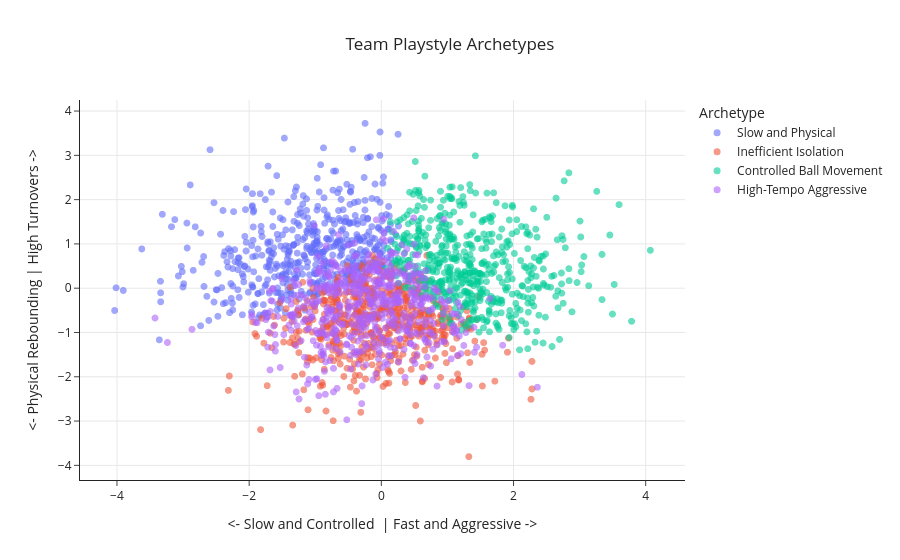

The notebook cell this image was saved under:
### Code cell
plot_archetypes(rank,x_col='p_style_x',y_col='p_style_y',color_col='playstyle_arch_name',hover_cols=['teamMarket','competitionName'],x_title='<- Slow and Controlled  | Fast and Aggressive ->',y_title='<- Physical Rebounding | High Turnovers ->',title='Team Playstyle Archetypes')

### Figure 1 — Plotly figure (JSON) as saved in the notebook; plotly's stock layout.template omitted (floating-point values rounded to 4 significant figures; data arrays with more than 128 entries replaced by an {"elided": "..."} marker saying what was removed)
{"data": [{"customdata": {"elided": "512x2 str values"}, "hovertemplate": "playstyle_arch_name=Slow and Physical<br>p_style_x=%{x}<br>p_style_y=%{y}<br>teamMarket=%{customdata[0]}<br>competitionName=%{customdata[1]}<extra></extra>", "legendgroup": "Slow and Physical", "marker": {"color": "#636efa", "opacity": 0.6, "size": 7, "symbol": "circle"}, "mode": "markers", "name": "Slow and Physical", "showlegend": true, "type": "scattergl", "x": {"elided": "512 float values"}, "xaxis": "x", "y": {"elided": "512 float values"}, "yaxis": "y"}, {"customdata": {"elided": "565x2 str values"}, "hovertemplate": "playstyle_arch_name=Inefficient Isolation<br>p_style_x=%{x}<br>p_style_y=%{y}<br>teamMarket=%{customdata[0]}<br>competitionName=%{customdata[1]}<extra></extra>", "legendgroup": "Inefficient Isolation", "marker": {"color": "#EF553B", "opacity": 0.6, "size": 7, "symbol": "circle"}, "mode": "markers", "name": "Inefficient Isolation", "showlegend": true, "type": "scattergl", "x": {"elided": "565 float values"}, "xaxis": "x", "y": {"elided": "565 float values"}, "yaxis": "y"}, {"customdata": {"elided": "535x2 str values"}, "hovertemplate": "playstyle_arch_name=Controlled Ball Movement<br>p_style_x=%{x}<br>p_style_y=%{y}<br>teamMarket=%{customdata[0]}<br>competitionName=%{customdata[1]}<extra></extra>", "legendgroup": "Controlled Ball Movement", "marker": {"color": "#00cc96", "opacity": 0.6, "size": 7, "symbol": "circle"}, "mode": "markers", "name": "Controlled Ball Movement", "showlegend": true, "type": "scattergl", "x": {"elided": "535 float values"}, "xaxis": "x", "y": {"elided": "535 float values"}, "yaxis": "y"}, {"customdata": {"elided": "547x2 str values"}, "hovertemplate": "playstyle_arch_name=High-Tempo Aggressive<br>p_style_x=%{x}<br>p_style_y=%{y}<br>teamMarket=%{customdata[0]}<br>competitionName=%{customdata[1]}<extra></extra>", "legendgroup": "High-Tempo Aggressive", "marker": {"color": "#ab63fa", "opacity": 0.6, "size": 7, "symbol": "circle"}, "mode": "markers", "name": "High-Tempo Aggressive", "showlegend": true, "type": "scattergl", "x": {"elided": "547 float values"}, "xaxis": "x", "y": {"elided": "547 float values"}, "yaxis": "y"}], "layout": {"legend": {"title": {"text": "Archetype"}, "tracegroupgap": 0}, "shapes": [{"line": {"color": "gray", "dash": "dash"}, "type": "line", "x0": 0, "x1": 1, "xref": "x domain", "y0": 0, "y1": 0, "yref": "y"}, {"line": {"color": "gray", "dash": "dash"}, "type": "line", "x0": 0, "x1": 0, "xref": "x", "y0": 0, "y1": 1, "yref": "y domain"}], "title": {"text": "Team Playstyle Archetypes", "x": 0.5}, "xaxis": {"anchor": "y", "domain": [0, 1], "gridwidth": 1, "showgrid": true, "title": {"text": "<- Slow and Controlled  | Fast and Aggressive ->"}}, "yaxis": {"anchor": "x", "domain": [0, 1], "gridwidth": 1, "showgrid": true, "title": {"text": "<- Physical Rebounding | High Turnovers ->"}}}}
